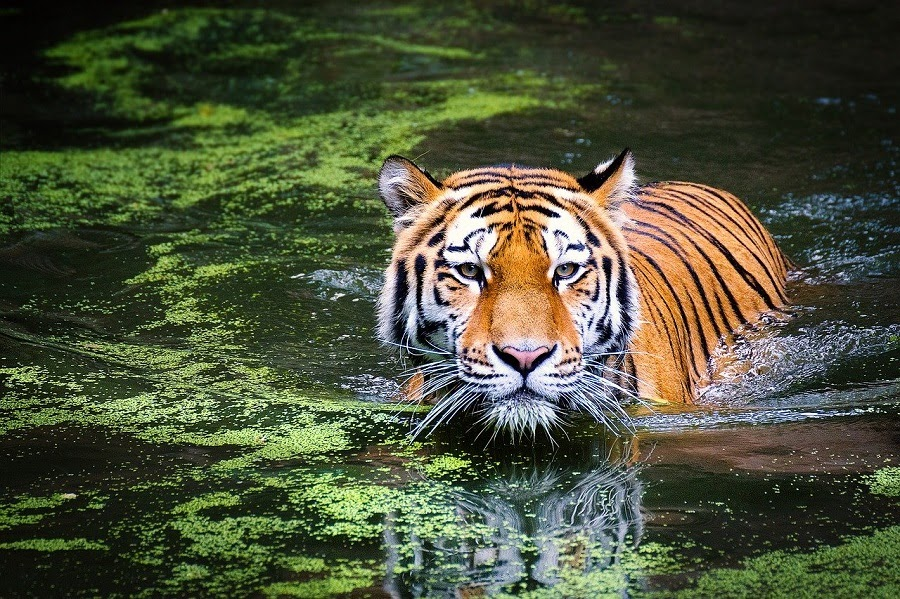
#> input picture tiger.jpg, 900 x 599 px
$ python main.py   (older library calls are emulated)
#> lines starting #> are read from the running program, lines starting #| are printed output that depends on the picture; after the words box and inside, x2 and y2 are one past the last pixel; in counts of white or black regions, pixels touching at a corner belong together
#> further down, frame is the input picture: shape (599, 900, 3); mean B, G, R 58.1, 82.2, 76.4
#| Image dimensions: (599, 900, 3)
import numpy as np
import cv2
import matplotlib.pyplot as plt


def Canny_detector(img, weak_th=None, strong_th=None):
    img = cv2.cvtColor(img, cv2.COLOR_BGR2GRAY)
    img = cv2.GaussianBlur(img, (5, 5), 1.4)
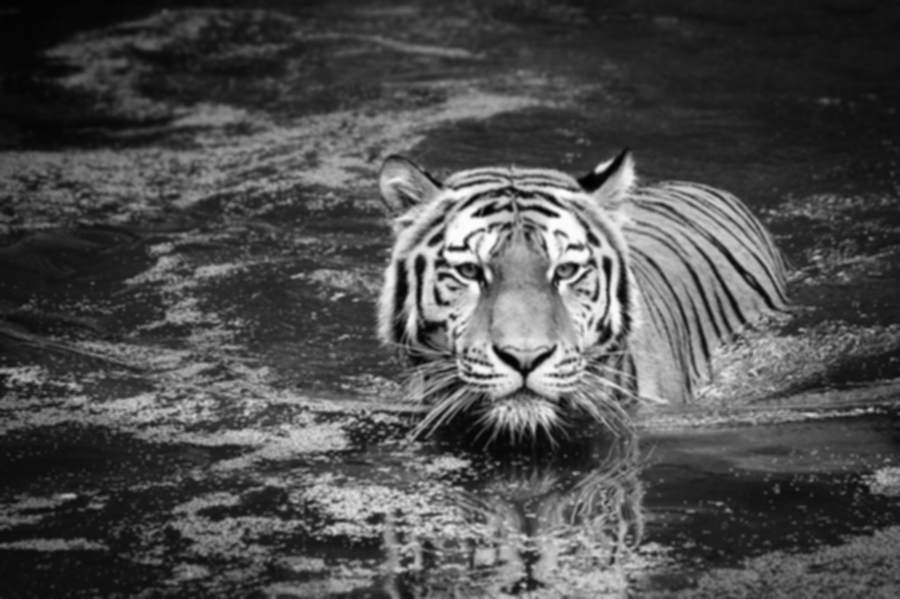
#> img: shape (599, 900); min 1, max 253, mean 77.7
    gx = cv2.Sobel(np.float32(img), cv2.CV_64F, 1, 0, 3)
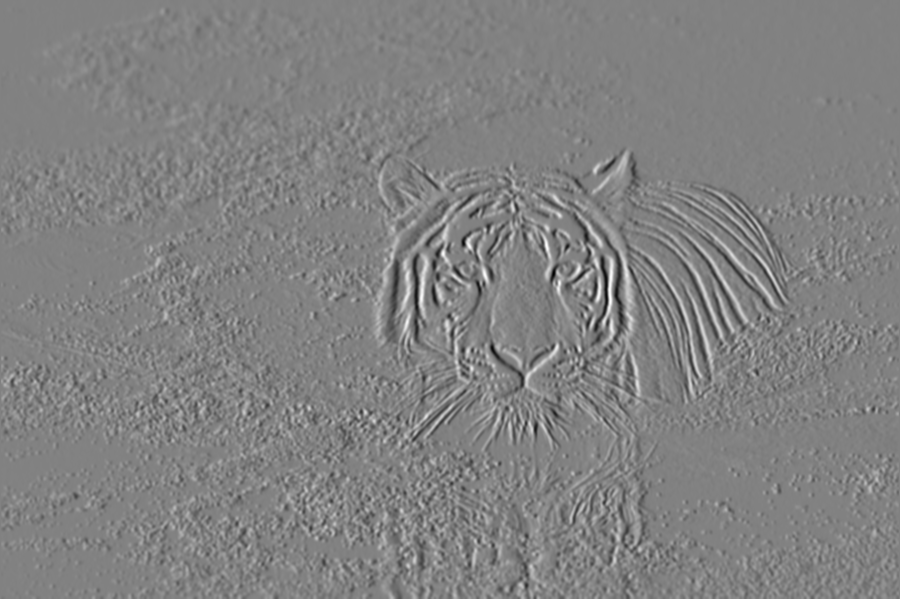
#> gx: shape (599, 900) float64; min -500, max 482, mean 0.1; drawn with min black and max white
    gy = cv2.Sobel(np.float32(img), cv2.CV_64F, 0, 1, 3)
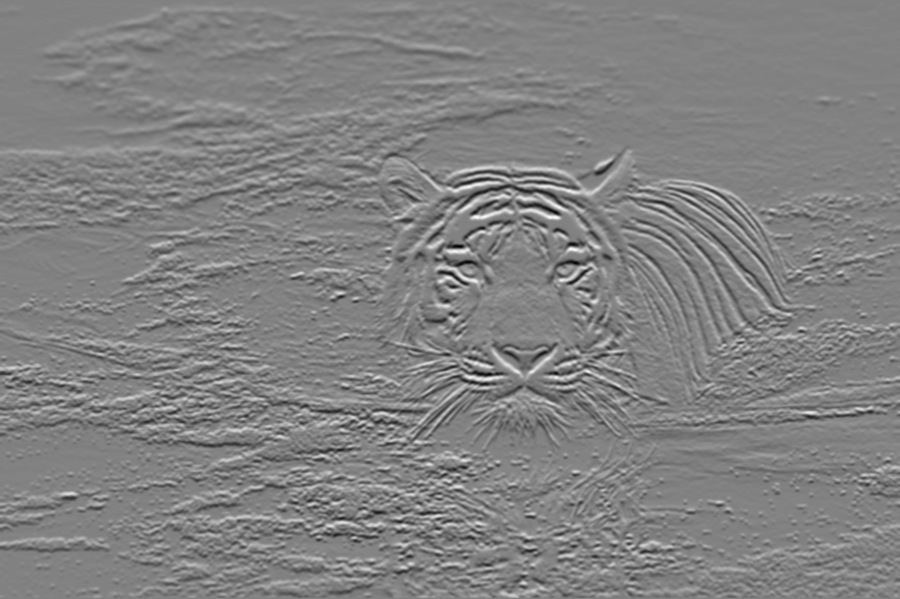
#> gy: shape (599, 900) float64; min -500, max 481, mean 0.7; drawn with min black and max white
    mag, ang = cv2.cartToPolar(gx, gy, angleInDegrees=True)
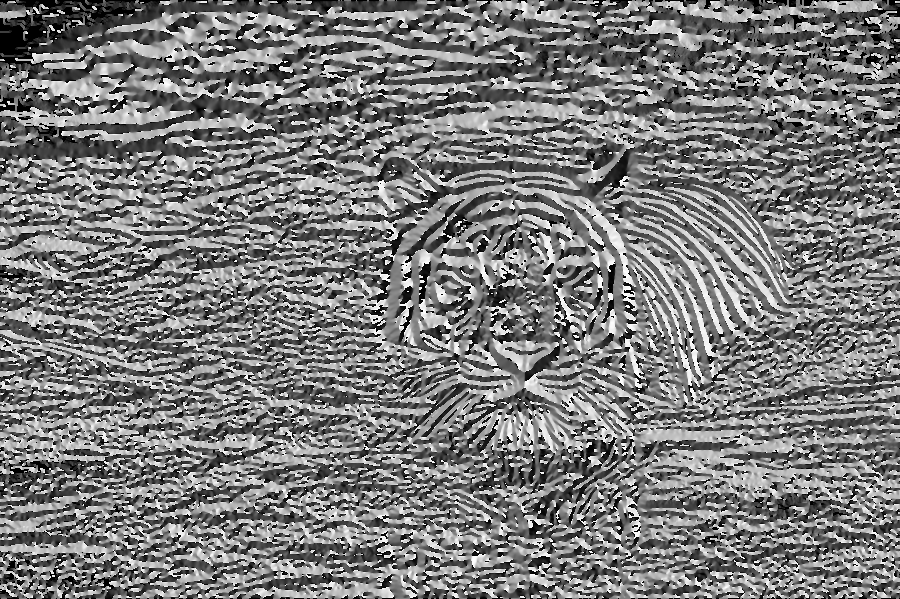
#> ang: shape (599, 900) float64; min 0, max 359.8, mean 174.2; drawn with min black and max white
    mag_max = np.max(mag)
#> mag_max = 517.6
    if not weak_th:
        weak_th = mag_max * 0.1
#> weak_th = 51.76
    if not strong_th:
        strong_th = mag_max * 0.5
#> strong_th = 258.8

    height, width = img.shape
#> height = 599; width = 900
    for i_x in range(width):
        for i_y in range(height):
            grad_ang = ang[i_y, i_x]
            grad_ang = abs(grad_ang-180) if abs(grad_ang) > 180 else abs(grad_ang)

            if grad_ang <= 22.5:
                neighb_1_x, neighb_1_y = i_x - 1, i_y
                neighb_2_x, neighb_2_y = i_x + 1, i_y
            elif grad_ang > 22.5 and grad_ang <= (22.5 + 45):
                neighb_1_x, neighb_1_y = i_x - 1, i_y - 1
                neighb_2_x, neighb_2_y = i_x + 1, i_y + 1
            elif grad_ang > (22.5 + 45) and grad_ang <= (22.5 + 90):
                neighb_1_x, neighb_1_y = i_x, i_y - 1
                neighb_2_x, neighb_2_y = i_x, i_y + 1
            elif grad_ang > (22.5 + 90) and grad_ang <= (22.5 + 135):
                neighb_1_x, neighb_1_y = i_x - 1, i_y + 1
                neighb_2_x, neighb_2_y = i_x + 1, i_y - 1
            elif grad_ang > (22.5 + 135) and grad_ang <= (22.5 + 180):
                neighb_1_x, neighb_1_y = i_x - 1, i_y
                neighb_2_x, neighb_2_y = i_x + 1, i_y

            if width > neighb_1_x >= 0 and height > neighb_1_y >= 0:
                if mag[i_y, i_x] < mag[neighb_1_y, neighb_1_x]:
                    mag[i_y, i_x] = 0
                    continue
            if width > neighb_2_x >= 0 and height > neighb_2_y >= 0:
                if mag[i_y, i_x] < mag[neighb_2_y, neighb_2_x]:
                    mag[i_y, i_x] = 0
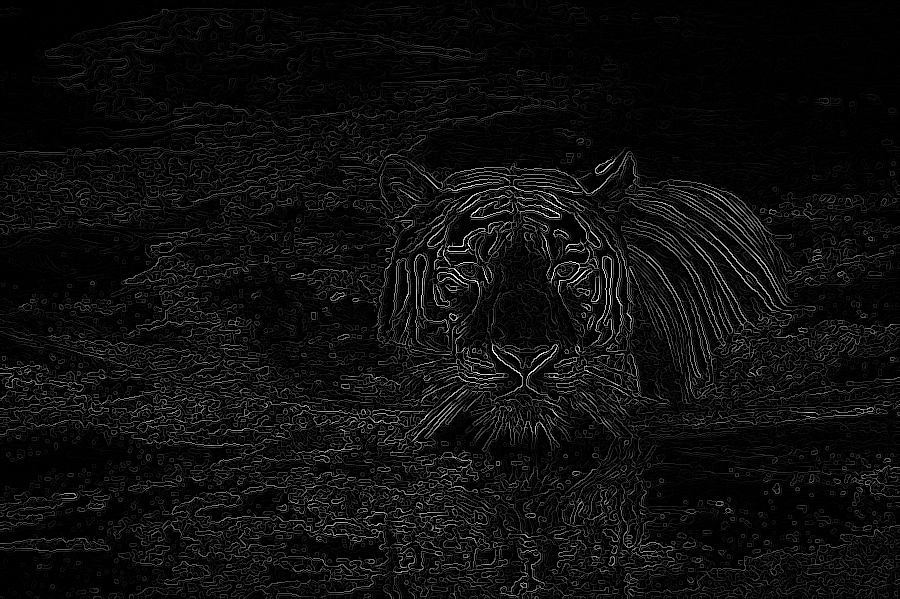
#> mag: shape (599, 900) float64; min 0, max 517.6, mean 28; drawn with min black and max white

    weak_ids = np.zeros_like(img)
    strong_ids = np.zeros_like(img)
    ids = np.zeros_like(img)

    for i_x in range(width):
        for i_y in range(height):
            grad_mag = mag[i_y, i_x]
            if grad_mag < weak_th:
                mag[i_y, i_x] = 0
            elif strong_th > grad_mag >= weak_th:
                ids[i_y, i_x] = 1
            else:
                ids[i_y, i_x] = 2
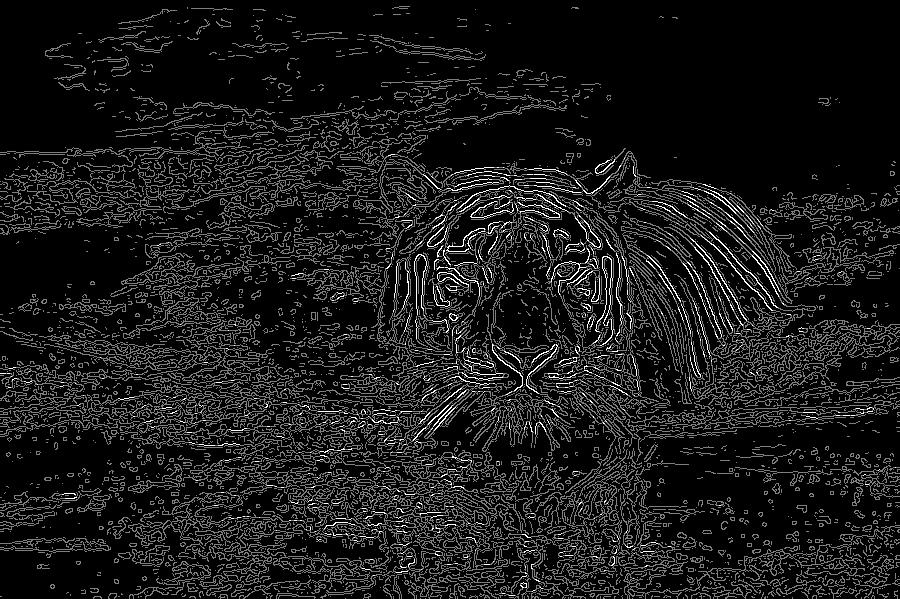
#> ids: shape (599, 900); min 0, max 2, mean 0.197; drawn with min black and max white
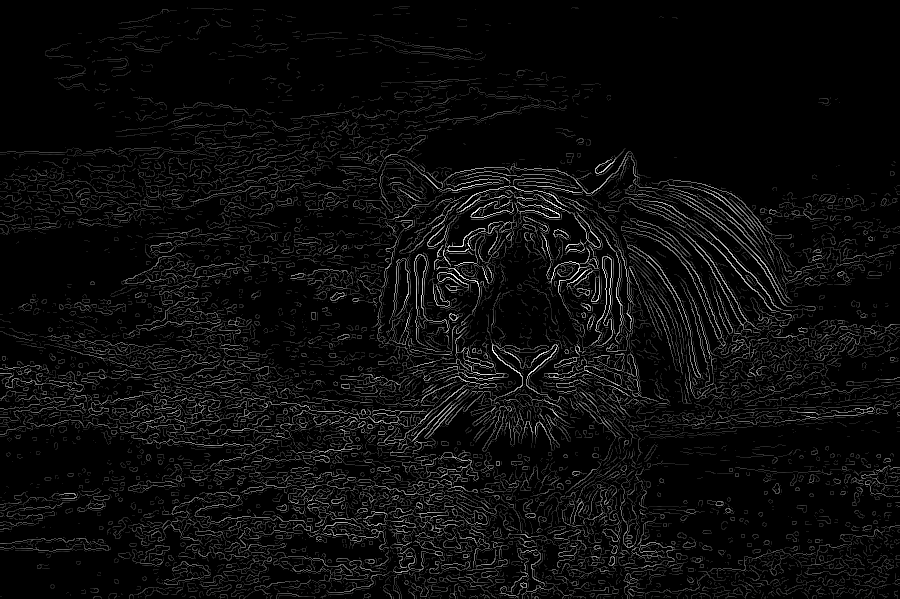
#> mag: shape (599, 900) float64; 18.02% of pixels changed, all inside (x1, y1, x2, y2) = (0, 0, 900, 599); drawn with min black and max white

    return mag

frame = cv2.imread('tiger.jpg')

if frame is None:
    print("Error: Unable to load the image")
    exit()

print("Image dimensions:", frame.shape)

canny_img = Canny_detector(frame)

plt.figure()
f, plots = plt.subplots(2, 1)
plots[0].imshow(frame)
plots[1].imshow(canny_img)
plt.show()
#> figure, not shown here; B, G, R data is drawn as R, G, B
